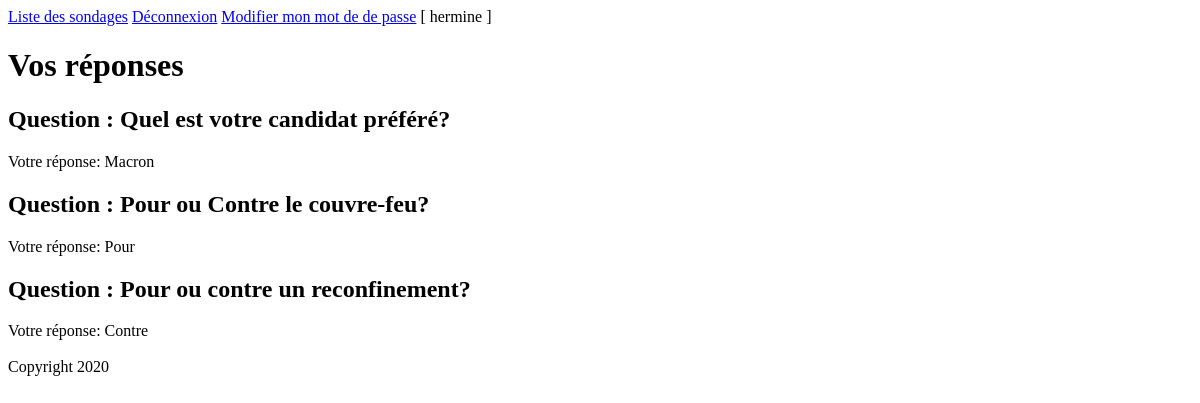
/mes_reponses/1 (signed in), run on the app's committed database.
### appli/models.py (models this page shows, shortened)
class Reponse(models.Model):
    num_proposition = models.IntegerField()
    question = models.ForeignKey(Question, on_delete=models.CASCADE)
    user =models.ForeignKey(User, on_delete=models.CASCADE, null=True)

class Question(models.Model):
    intitule = models.CharField(max_length=255)
    sondage = models.ForeignKey(Sondage, on_delete=models.CASCADE)
    proposition1 = models.CharField(max_length=255)
    proposition2 = models.CharField(max_length=255)
    proposition3 = models.CharField(max_length=255, blank=True)
    proposition4 = models.CharField(max_length=255, blank=True)

### appli/views.py (the view)
# urls.py: path('mes_reponses/<int:id_sondage>', views.mes_reponses, name='mes_reponses'),
def mes_reponses(request, id_sondage):
    reponses = Reponse.objects.filter(question__sondage__id=id_sondage, user=request.user).all()
    return render(request, 'mes_reponses.html', {'reponses': reponses})

### appli/templates/mes_reponses.html
{% extends 'TEMPLATE.html' %}
{% block body %}
    <h1>Vos réponses</h1>
    {% for reponse in reponses %}
        <div>
            <h2>
                Question : {{ reponse.question.intitule }}
            </h2>
            <div>
                Votre réponse:
                {% if reponse.num_proposition == 1 %}
                    {{ reponse.question.proposition1 }}
                {% elif reponse.num_proposition == 2 %}
                    {{ reponse.question.proposition2 }}
                {% elif reponse.num_proposition == 3 %}
                    {{ reponse.question.proposition3 }}
                {% elif reponse.num_proposition == 4 %}
                    {{ reponse.question.proposition4 }}
                {% else %}
                    Pas de réponse à cette question !
                {% endif %}
            </div>
        </div>
    {% endfor %}
{% endblock %}

### appli/templates/TEMPLATE.html (shortened to what this page needs)
{% load static %}
<!DOCTYPE html>
<html lang="en">
<head>
    <link rel="stylesheet" type="text/css" href="{% static 'appli/sondage.css' %}">
</head>
<body>
    <nav>
        {% if user.is_authenticated %}
            <a href="{% url 'liste_sondages' %}">Liste des sondages</a>
            <a href="{% url 'deconnexion' %}">Déconnexion</a>
            <a href="{% url 'modifier_mdp_get' %}">Modifier mon mot de de passe</a>
            [ {{ user }} ]
        {% else %}
            <a href="{% url 'connexion_get' %}">Connexion</a>
            <a href="{% url 'inscription_get' %}">Inscription</a>
        {% endif %}
    </nav>
    <main>
        {% block body %}{% endblock %}
    </main>
    <footer>
     <br>   Copyright 2020
    </footer>
</body>
</html>

### appli/static/appli/sondage.css (style rules this page uses)
body { font-family: cursive; }

### data on the page
Reponse: question.intitule "Quel est votre candidat préféré?", question.proposition1 "Macron"
Reponse: question.intitule "Pour ou Contre le couvre-feu?", question.proposition1 "Pour"
Reponse: question.intitule "Pour ou contre un reconfinement?", question.proposition2 "Contre"

### other printed values
{{ user }} "hermine"
